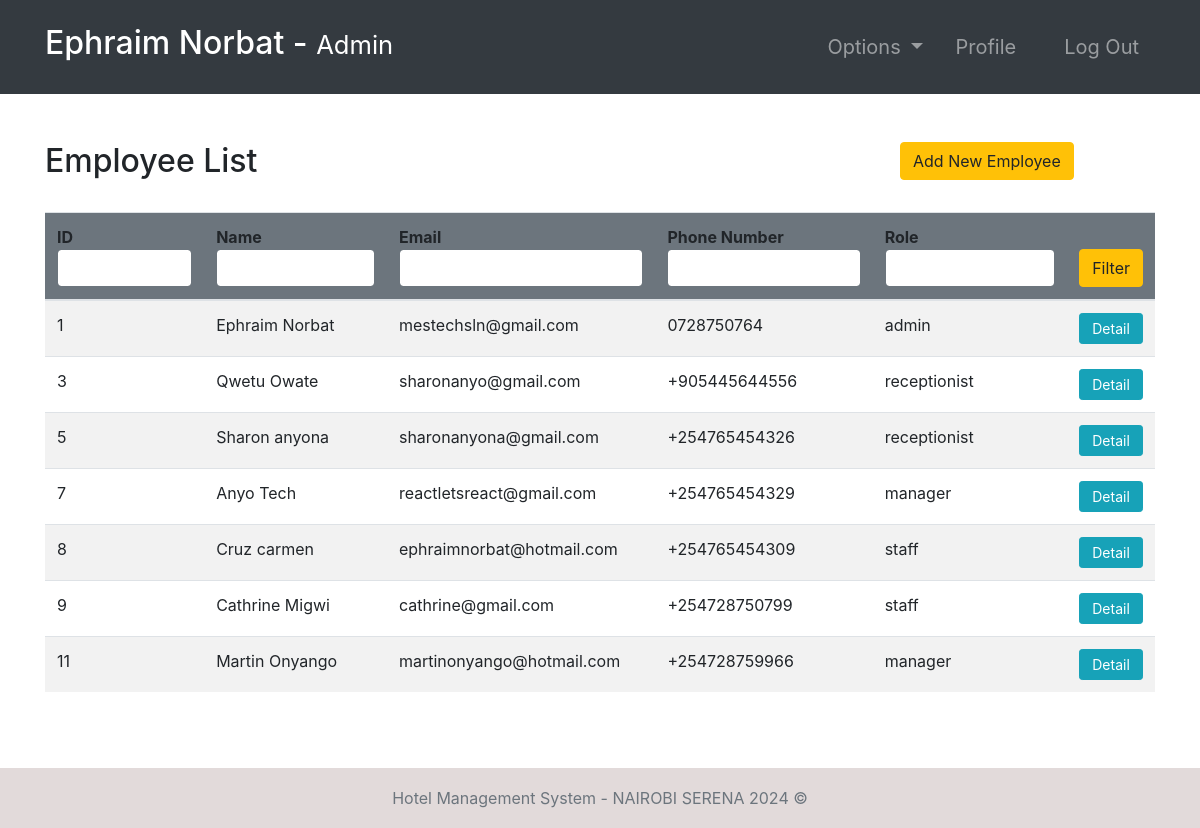
Screenshot of /employees/ (signed in) with the database file from the repository.
### accounts/models.py (models this page shows, shortened)
class Employee(models.Model):
    user = models.OneToOneField(User, null=True, on_delete=models.CASCADE)
    phoneNumber = PhoneNumberField(unique=True)
    salary = models.FloatField()

### accounts/views.py (the view, shortened to what this page needs)
# urls.py: path('employees/', employees, name="employees"),
@login_required(login_url='login')
def employees(request):
    role = str(request.user.groups.all()[0])
    path = role + "/"
    employees = Employee.objects.all()
    context = {
        "role": role,
        "employees": employees
    }
    return render(request, path + "employees.html", context)

### Templates/admin/employees.html
{% extends '../index.html' %}
{% block context %}
{% include '../common_pages/authorized-employees.html' %}
{% endblock %}

### Templates/index.html
{% include 'incs/head.html' %}
<body>
    {% include 'incs/nav.html' %}
    {% block context %}
    {% endblock %}
    {% include 'incs/footer.html' %}
</body>
</html>

### Templates/incs/head.html (shortened to what this page needs)
{% load static %}
<!DOCTYPE html>
<html lang="en">
<head>
    <link rel="stylesheet" type="text/css" href="{% static '/css/main.css' %}">
    <link rel="stylesheet" href="https://stackpath.bootstrapcdn.com/bootstrap/4.4.1/css/bootstrap.min.css"
>
</head>

### Templates/incs/nav.html (shortened to what this page needs)
<nav class="navbar navbar-dark bg-dark navbar-expand-lg py-3 " role="navigation">
    <div class="container">
        <a href="" class="navbar-brand">
            <h2 class="text-capitalize">
                {{ request.user.first_name }} {{ request.user.last_name }} -
                <small>
                    {{ role }}
                </small>
            </h2>
        </a>
        <div class="collapse navbar-collapse" id="navbarTags">
            <ul class="navbar-nav ml-auto">
                <li class="nav-item dropdown p-2">
                    <a class="nav-link dropdown-toggle" href="#" id="navbarDropdown" role="button"
                        data-toggle="dropdown" aria-haspopup="true" aria-expanded="false">
                        Options
                    </a>
                </li>
                <li class="nav-item mr-3 p-2">
                    {% if role == 'staff' or role == 'receptionist' or role == 'admin' or role == 'manager' %}
                    <a href="{% url 'employee-profile' user.id %}" class="nav-link">Profile</a>
                    {% endif %}
                </li>
                <li class="nav-item p-2 ">
                    <a href="{% url 'logout' %}" class="nav-link">Log Out</a>
                </li>
            </ul>
        </div>
    </div>
</nav>

### Templates/common_pages/authorized-employees.html (shortened to what this page needs)
<div class="container py-5">
    <div class="table-header row">
        <div class="col-sm-12 col-md-12 col-lg-9 mb-4">
            <h2>Employee List</h2>
        </div>
        {% if  role == "manager" or role == "admin"%}
        <div class="col-sm-12 col-md-12 col-lg-3 mb-4">
            <a href="{% url 'add-employee' %}" class="btn btn-warning">Add New Employee</a>
        </div>
        {% endif %}
    </div>
    <table class="table table-hover table-striped">
        <thead class="bg-secondary rounded">
            <tr>
                <form action="" method="POST">
                    <th>ID<input type="int" name="id" value="{{id}}" class="form-control border border-secondary"></th>
                    <th>Name<input type="text" name="name" value="{{name}}"
                            class="form-control border border-secondary"></th>
                    <th>Email<input type="text" name="email" value="{{email}}"
                            class="form-control border border-secondary"></th>
                    <th>Phone Number<input type="number" name="number" value="{{number}}"
                            class="form-control border border-secondary">
                    <th>Role<input type="text" name="filterRole" value="{{filterRole}}"
                            class="form-control border border-secondary"></th>
                    <th><button type="submit" name="filter" class="btn btn-warning w-100">Filter</button></th>
                </form>
            </tr>
        </thead>
        <tbody>
            {% for employee in employees %}
            <tr>
                <td>{{ employee.user.id }}</td>
                <td>{{ employee.user.first_name }} {{ employee.user.last_name }}</td>
                <td>{{ employee.user.email }}</td>
                <td>{{ employee.phoneNumber }}</td>
                <td>{{ employee.user.groups.first }}</td>
                <td> <a href="{% url 'employee-profile' employee.user.id  %}"
                        class="btn btn-sm btn-info w-100">Detail</a>
                </td>
            </tr>
            {% endfor %}
        </tbody>
    </table>
</div>

### Templates/incs/footer.html
<div class="mt-5">&nbsp;</div>
<footer class="footer sticky-bottom mt-5">
    <div class="container text-center">
        <span class="text-muted">Hotel Management System - NAIROBI SERENA 2024 ©</span>
    </div>
</footer>

### static/css/main.css (style rules this page uses)
* { margin: 0; padding: 0; -webkit-font-smoothing: antialiased; }
body { position: relative; }
nav .nav-item { font-size: 20px; }
.footer { position: absolute; bottom: 0; width: 100%; height: 60px; line-height: 60px; background-color: #e2dada; margin-top: 30px; }

### rows the page displays
Employee: user.id "1", user.first_name "Ephraim", user.last_name "Norbat", user.email "mestechsln@gmail.com", phoneNumber "0728750764", user.groups.first "admin"
Employee: user.id "3", user.first_name "Qwetu", user.last_name "Owate", user.email "sharonanyo@gmail.com", phoneNumber "+905445644556", user.groups.first "receptionist"
Employee: user.id "5", user.first_name "Sharon", user.last_name "anyona", user.email "sharonanyona@gmail.com", phoneNumber "+254765454326", user.groups.first "receptionist"
Employee: user.id "7", user.first_name "Anyo", user.last_name "Tech", user.email "reactletsreact@gmail.com", phoneNumber "+254765454329", user.groups.first "manager"
Employee: user.id "8", user.first_name "Cruz", user.last_name "carmen", user.email "ephraimnorbat@hotmail.com", phoneNumber "+254765454309", user.groups.first "staff"
Employee: user.id "9", user.first_name "Cathrine", user.last_name "Migwi", user.email "cathrine@gmail.com", phoneNumber "+254728750799", user.groups.first "staff"
Employee: user.id "11", user.first_name "Martin", user.last_name "Onyango", user.email "martinonyango@hotmail.com", phoneNumber "+254728759966", user.groups.first "manager"

### other values shown
{{ request.user.first_name }} "Ephraim"
{{ request.user.last_name }} "Norbat"
{{ role }} "Admin"
